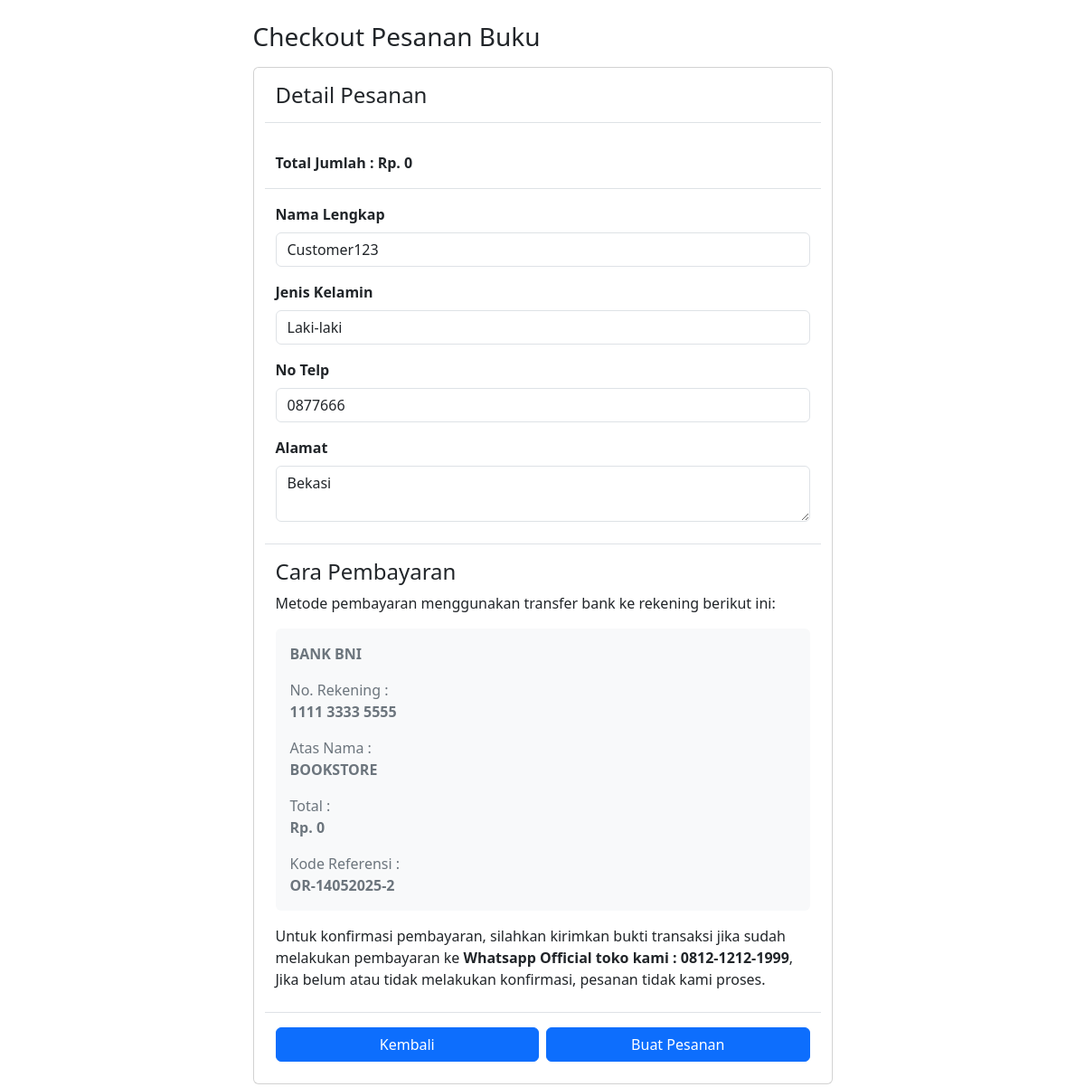
The app's page /user/halaman/checkout.php?id=2, older data.
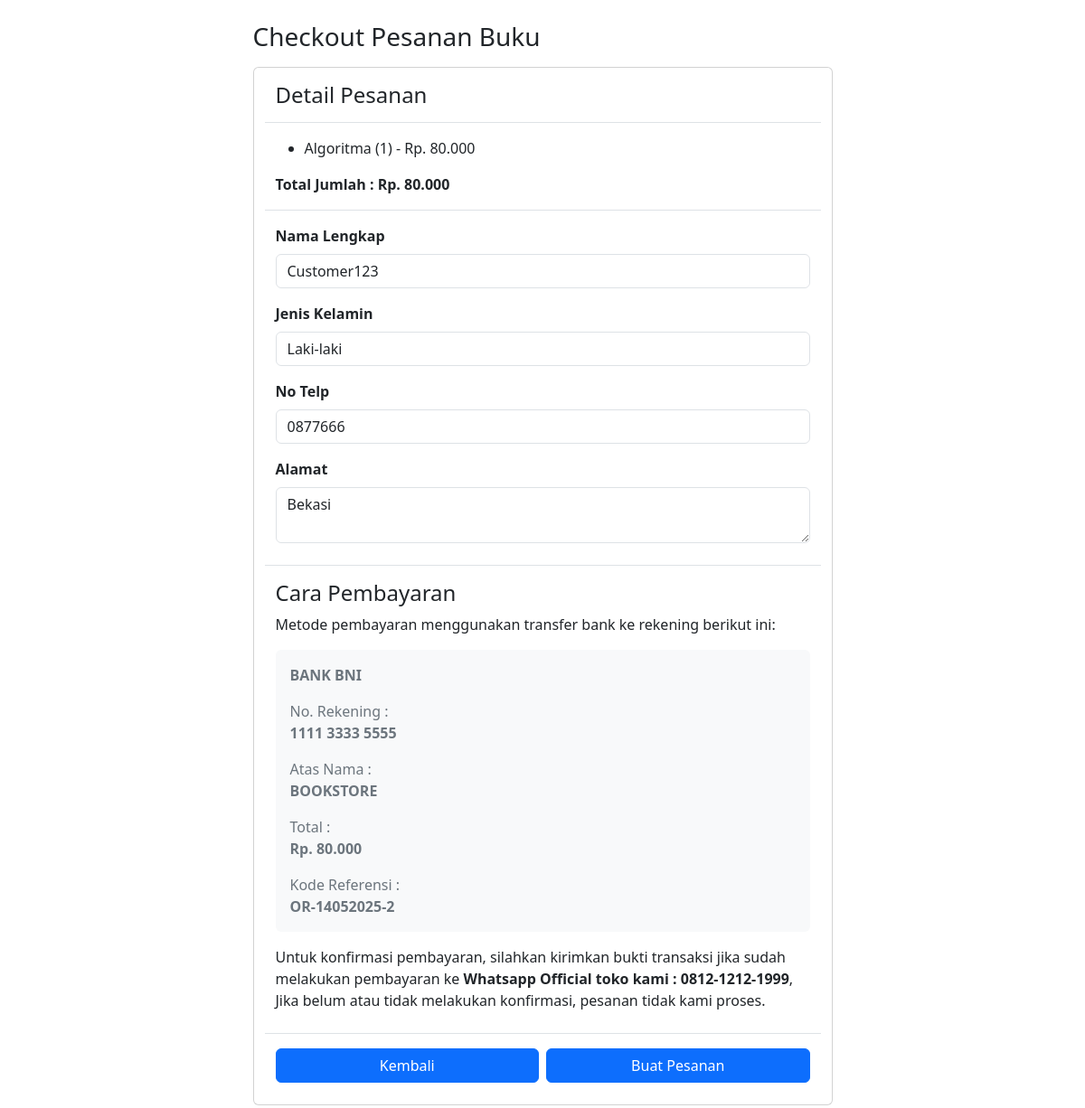
The same page, newer data.
### tables this page shows
CREATE TABLE `tb_keranjang` (
  `id_cart` int(11) NOT NULL,
  `id_user` int(11) NOT NULL,
  `id_buku` int(11) NOT NULL,
  `jumlah` int(11) NOT NULL
);

CREATE TABLE `tb_buku` (
  `id_buku` int(11) NOT NULL,
  `judul_buku` varchar(50) NOT NULL,
  `penulis` varchar(50) NOT NULL,
  `penerbit` varchar(50) NOT NULL,
  `tahun` varchar(20) NOT NULL,
  `id_kategori` int(11) NOT NULL,
  `gambar` varchar(255) NOT NULL,
  `harga` int(11) NOT NULL,
  `stok` int(11) NOT NULL
);

### user/halaman/checkout.php (the view, shortened to what the changed rows need)
<?php
require '../../configdb/config_db.php';
$id = $_GET['id'];
$sqlBuku = "SELECT tb_keranjang.id_cart, tb_user.id_user, tb_user.nama_pengguna, tb_buku.id_buku, tb_buku.judul_buku,
tb_buku.harga, tb_keranjang.jumlah FROM tb_keranjang INNER JOIN tb_user ON tb_keranjang.id_user = tb_user.id_user
INNER JOIN tb_buku ON tb_keranjang.id_buku = tb_buku.id_buku WHERE tb_user.id_user = '$id'";
$query = mysqli_query($connectDB, $sqlBuku);
$sqlJumlah = "SELECT tb_keranjang.id_cart, tb_user.id_user, tb_user.nama_pengguna, tb_buku.id_buku, tb_buku.judul_buku,
tb_buku.harga, tb_keranjang.jumlah FROM tb_keranjang INNER JOIN tb_user ON tb_keranjang.id_user = tb_user.id_user
INNER JOIN tb_buku ON tb_keranjang.id_buku = tb_buku.id_buku WHERE tb_user.id_user = '$id'";
$query2 = mysqli_query($connectDB, $sqlJumlah);
$total = 0;
while ($data = mysqli_fetch_assoc($query2)) {
    $total += $data['harga'] * $data['jumlah'];
}
?>
<!DOCTYPE html>
<html lang="en">
<head>
    <link href="https://cdn.jsdelivr.net/npm/bootstrap@5.3.6/dist/css/bootstrap.min.css" rel="stylesheet">
</head>
<body>
    <div class="container my-4">
        <div class="row mb-5 justify-content-center">
            <div class="col-7">
                <div class="card px-2">
                    <div class="card-body">
                        <div class="row border-bottom border-top mb-3">
                            <div class="col mt-3 mb-3">
                                <ul>
                                    <?php while ($data = mysqli_fetch_assoc($query)) : ?>
                                        <li>
                                            <?= $data['judul_buku'] ?> (<?= $data['jumlah'] ?>) - Rp. <?= number_format($data['harga'], 0, ',', '.'); ?>
                                        </li>
                                    <?php endwhile; ?>
                                </ul>
                                <b>Total Jumlah : Rp. <?= number_format($total, 0, ',', '.'); ?></b>
                            </div>
                        </div>
                        <div class="row mb-2">
                            <div class="col">
                                <div class="card bg-body-tertiary border-0 text-secondary mb-3">
                                    <div class="card-body pb-0" style="text-align: justify;">
                                        <p>Total : <br><b>Rp. <?= number_format($total, 0, ',', '.'); ?></b></p>
                                    </div>
                                </div>
                            </div>
                        </div>
                    </div>
                </div>
            </div>
        </div>
    </div>
</body>
</html>

Row changes from the older to the newer data that the page shows:
added tb_keranjang: id_buku.judul_buku "Algoritma", jumlah "1", id_buku.harga "80.000"
Text that changed along with them:
$total: "0" → "80.000"
